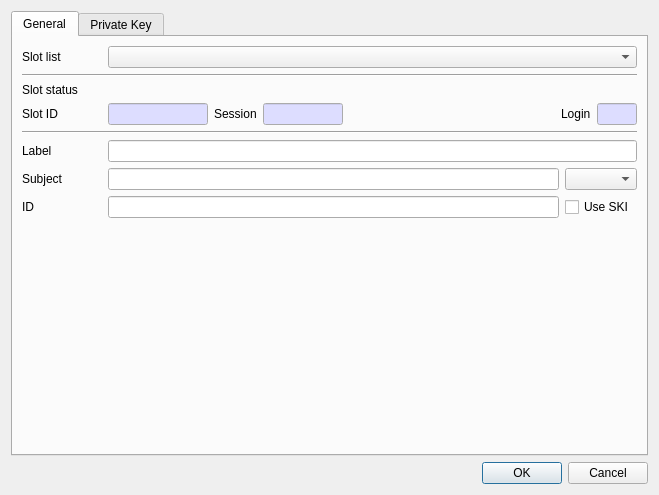
<?xml version="1.0" encoding="UTF-8"?>
<ui version="4.0">
 <class>CreateRSAPriKeyDlg</class>
 <widget class="QDialog" name="CreateRSAPriKeyDlg">
  <property name="geometry">
   <rect>
    <x>0</x>
    <y>0</y>
    <width>659</width>
    <height>474</height>
   </rect>
  </property>
  <property name="windowTitle">
   <string>Create RSA private key</string>
  </property>
  <layout class="QVBoxLayout" name="verticalLayout">
   <item>
    <widget class="QTabWidget" name="tabWidget">
     <property name="currentIndex">
      <number>0</number>
     </property>
     <widget class="QWidget" name="tab">
      <attribute name="title">
       <string>General</string>
      </attribute>
      <layout class="QVBoxLayout" name="verticalLayout_2">
       <item>
        <layout class="QGridLayout" name="gridLayout">
         <property name="topMargin">
          <number>0</number>
         </property>
         <item row="0" column="1">
          <widget class="QComboBox" name="mSlotsCombo">
           <property name="sizePolicy">
            <sizepolicy hsizetype="Preferred" vsizetype="Fixed">
             <horstretch>1</horstretch>
             <verstretch>0</verstretch>
            </sizepolicy>
           </property>
          </widget>
         </item>
         <item row="0" column="0">
          <widget class="QLabel" name="label">
           <property name="minimumSize">
            <size>
             <width>80</width>
             <height>0</height>
            </size>
           </property>
           <property name="text">
            <string>Slot list</string>
           </property>
          </widget>
         </item>
        </layout>
       </item>
       <item>
        <widget class="Line" name="line">
         <property name="orientation">
          <enum>Qt::Horizontal</enum>
         </property>
        </widget>
       </item>
       <item>
        <widget class="QLabel" name="label_2">
         <property name="text">
          <string>Slot status</string>
         </property>
        </widget>
       </item>
       <item>
        <layout class="QGridLayout" name="gridLayout_3">
         <property name="topMargin">
          <number>0</number>
         </property>
         <item row="0" column="3">
          <widget class="QLineEdit" name="mSessionText">
           <property name="maximumSize">
            <size>
             <width>80</width>
             <height>16777215</height>
            </size>
           </property>
           <property name="palette">
            <palette>
             <active>
              <colorrole role="Base">
               <brush brushstyle="SolidPattern">
                <color alpha="255">
                 <red>221</red>
                 <green>221</green>
                 <blue>255</blue>
                </color>
               </brush>
              </colorrole>
             </active>
             <inactive>
              <colorrole role="Base">
               <brush brushstyle="SolidPattern">
                <color alpha="255">
                 <red>221</red>
                 <green>221</green>
                 <blue>255</blue>
                </color>
               </brush>
              </colorrole>
             </inactive>
             <disabled>
              <colorrole role="Base">
               <brush brushstyle="SolidPattern">
                <color alpha="255">
                 <red>240</red>
                 <green>240</green>
                 <blue>240</blue>
                </color>
               </brush>
              </colorrole>
             </disabled>
            </palette>
           </property>
           <property name="readOnly">
            <bool>true</bool>
           </property>
          </widget>
         </item>
         <item row="0" column="5">
          <widget class="QLabel" name="label_8">
           <property name="text">
            <string>Login</string>
           </property>
          </widget>
         </item>
         <item row="0" column="2">
          <widget class="QLabel" name="label_7">
           <property name="text">
            <string>Session</string>
           </property>
          </widget>
         </item>
         <item row="0" column="1">
          <widget class="QLineEdit" name="mSlotIDText">
           <property name="maximumSize">
            <size>
             <width>100</width>
             <height>16777215</height>
            </size>
           </property>
           <property name="palette">
            <palette>
             <active>
              <colorrole role="Base">
               <brush brushstyle="SolidPattern">
                <color alpha="255">
                 <red>221</red>
                 <green>221</green>
                 <blue>255</blue>
                </color>
               </brush>
              </colorrole>
             </active>
             <inactive>
              <colorrole role="Base">
               <brush brushstyle="SolidPattern">
                <color alpha="255">
                 <red>221</red>
                 <green>221</green>
                 <blue>255</blue>
                </color>
               </brush>
              </colorrole>
             </inactive>
             <disabled>
              <colorrole role="Base">
               <brush brushstyle="SolidPattern">
                <color alpha="255">
                 <red>240</red>
                 <green>240</green>
                 <blue>240</blue>
                </color>
               </brush>
              </colorrole>
             </disabled>
            </palette>
           </property>
           <property name="readOnly">
            <bool>true</bool>
           </property>
          </widget>
         </item>
         <item row="0" column="0">
          <widget class="QLabel" name="label_3">
           <property name="minimumSize">
            <size>
             <width>80</width>
             <height>0</height>
            </size>
           </property>
           <property name="text">
            <string>Slot ID</string>
           </property>
          </widget>
         </item>
         <item row="0" column="6">
          <widget class="QLineEdit" name="mLoginText">
           <property name="maximumSize">
            <size>
             <width>40</width>
             <height>16777215</height>
            </size>
           </property>
           <property name="palette">
            <palette>
             <active>
              <colorrole role="Base">
               <brush brushstyle="SolidPattern">
                <color alpha="255">
                 <red>221</red>
                 <green>221</green>
                 <blue>255</blue>
                </color>
               </brush>
              </colorrole>
             </active>
             <inactive>
              <colorrole role="Base">
               <brush brushstyle="SolidPattern">
                <color alpha="255">
                 <red>221</red>
                 <green>221</green>
                 <blue>255</blue>
                </color>
               </brush>
              </colorrole>
             </inactive>
             <disabled>
              <colorrole role="Base">
               <brush brushstyle="SolidPattern">
                <color alpha="255">
                 <red>240</red>
                 <green>240</green>
                 <blue>240</blue>
                </color>
               </brush>
              </colorrole>
             </disabled>
            </palette>
           </property>
           <property name="readOnly">
            <bool>true</bool>
           </property>
          </widget>
         </item>
         <item row="0" column="4">
          <spacer name="horizontalSpacer">
           <property name="orientation">
            <enum>Qt::Horizontal</enum>
           </property>
           <property name="sizeHint" stdset="0">
            <size>
             <width>40</width>
             <height>20</height>
            </size>
           </property>
          </spacer>
         </item>
        </layout>
       </item>
       <item>
        <widget class="Line" name="line_2">
         <property name="orientation">
          <enum>Qt::Horizontal</enum>
         </property>
        </widget>
       </item>
       <item>
        <layout class="QGridLayout" name="gridLayout_4">
         <property name="topMargin">
          <number>0</number>
         </property>
         <item row="0" column="0">
          <widget class="QLabel" name="label_4">
           <property name="minimumSize">
            <size>
             <width>80</width>
             <height>0</height>
            </size>
           </property>
           <property name="text">
            <string>Label</string>
           </property>
          </widget>
         </item>
         <item row="2" column="1">
          <widget class="QLineEdit" name="mIDText"/>
         </item>
         <item row="2" column="0">
          <widget class="QLabel" name="label_6">
           <property name="text">
            <string>ID</string>
           </property>
          </widget>
         </item>
         <item row="1" column="0">
          <widget class="QLabel" name="label_5">
           <property name="text">
            <string>Subject</string>
           </property>
          </widget>
         </item>
         <item row="2" column="2">
          <widget class="QCheckBox" name="mUseSKICheck">
           <property name="text">
            <string>Use SKI</string>
           </property>
          </widget>
         </item>
         <item row="0" column="1" colspan="2">
          <widget class="QLineEdit" name="mLabelText"/>
         </item>
         <item row="1" column="1">
          <widget class="QLineEdit" name="mSubjectText"/>
         </item>
         <item row="1" column="2">
          <widget class="QComboBox" name="mSubjectTypeCombo"/>
         </item>
        </layout>
       </item>
       <item>
        <spacer name="verticalSpacer">
         <property name="orientation">
          <enum>Qt::Vertical</enum>
         </property>
         <property name="sizeHint" stdset="0">
          <size>
           <width>20</width>
           <height>40</height>
          </size>
         </property>
        </spacer>
       </item>
      </layout>
     </widget>
     <widget class="QWidget" name="tab_2">
      <attribute name="title">
       <string>Private Key</string>
      </attribute>
      <layout class="QVBoxLayout" name="verticalLayout_3">
       <item>
        <layout class="QGridLayout" name="gridLayout_6">
         <property name="topMargin">
          <number>0</number>
         </property>
         <item row="0" column="2">
          <widget class="QLabel" name="label_19">
           <property name="text">
            <string>Key Length</string>
           </property>
          </widget>
         </item>
         <item row="0" column="0">
          <widget class="QLabel" name="label_9">
           <property name="text">
            <string>Key value</string>
           </property>
          </widget>
         </item>
         <item row="0" column="1">
          <spacer name="horizontalSpacer_2">
           <property name="orientation">
            <enum>Qt::Horizontal</enum>
           </property>
           <property name="sizeHint" stdset="0">
            <size>
             <width>40</width>
             <height>20</height>
            </size>
           </property>
          </spacer>
         </item>
         <item row="0" column="4">
          <widget class="QLabel" name="label_20">
           <property name="text">
            <string>E</string>
           </property>
          </widget>
         </item>
         <item row="0" column="6">
          <widget class="QPushButton" name="mGenKeyBtn">
           <property name="text">
            <string>Gen Key</string>
           </property>
          </widget>
         </item>
         <item row="0" column="3">
          <widget class="QComboBox" name="mParamCombo"/>
         </item>
         <item row="0" column="5">
          <widget class="QLineEdit" name="mEText">
           <property name="minimumSize">
            <size>
             <width>60</width>
             <height>0</height>
            </size>
           </property>
           <property name="maximumSize">
            <size>
             <width>60</width>
             <height>16777215</height>
            </size>
           </property>
           <property name="maxLength">
            <number>8</number>
           </property>
          </widget>
         </item>
         <item row="0" column="7">
          <widget class="QPushButton" name="mFindKeyBtn">
           <property name="text">
            <string>Find Key</string>
           </property>
          </widget>
         </item>
        </layout>
       </item>
       <item>
        <widget class="Line" name="line_3">
         <property name="orientation">
          <enum>Qt::Horizontal</enum>
         </property>
        </widget>
       </item>
       <item>
        <layout class="QGridLayout" name="gridLayout_2">
         <property name="topMargin">
          <number>0</number>
         </property>
         <item row="1" column="0">
          <widget class="QLabel" name="label_11">
           <property name="text">
            <string>Public Exponent</string>
           </property>
          </widget>
         </item>
         <item row="2" column="0">
          <widget class="QLabel" name="label_12">
           <property name="text">
            <string>Private Exponent</string>
           </property>
          </widget>
         </item>
         <item row="5" column="0">
          <widget class="QLabel" name="label_15">
           <property name="text">
            <string>Exponent1</string>
           </property>
          </widget>
         </item>
         <item row="1" column="1">
          <widget class="QLineEdit" name="mPubExponentText"/>
         </item>
         <item row="7" column="0">
          <widget class="QLabel" name="label_17">
           <property name="text">
            <string>Coefficient</string>
           </property>
          </widget>
         </item>
         <item row="3" column="1">
          <widget class="QLineEdit" name="mPrime1Text"/>
         </item>
         <item row="4" column="1">
          <widget class="QLineEdit" name="mPrime2Text"/>
         </item>
         <item row="7" column="1">
          <widget class="QLineEdit" name="mCoefficientText"/>
         </item>
         <item row="3" column="0">
          <widget class="QLabel" name="label_13">
           <property name="text">
            <string>Prime1</string>
           </property>
          </widget>
         </item>
         <item row="6" column="0">
          <widget class="QLabel" name="label_16">
           <property name="text">
            <string>Exponent2</string>
           </property>
          </widget>
         </item>
         <item row="5" column="1">
          <widget class="QLineEdit" name="mExponent1Text"/>
         </item>
         <item row="6" column="1">
          <widget class="QLineEdit" name="mExponent2Text"/>
         </item>
         <item row="4" column="0">
          <widget class="QLabel" name="label_14">
           <property name="text">
            <string>Prime2</string>
           </property>
          </widget>
         </item>
         <item row="0" column="0">
          <widget class="QLabel" name="label_10">
           <property name="text">
            <string>Modules</string>
           </property>
          </widget>
         </item>
         <item row="2" column="1">
          <widget class="QLineEdit" name="mPriExponentText"/>
         </item>
         <item row="0" column="1">
          <widget class="QLineEdit" name="mModulesText"/>
         </item>
         <item row="0" column="2">
          <widget class="QLineEdit" name="mModulesLenText">
           <property name="minimumSize">
            <size>
             <width>40</width>
             <height>0</height>
            </size>
           </property>
           <property name="maximumSize">
            <size>
             <width>40</width>
             <height>16777215</height>
            </size>
           </property>
           <property name="palette">
            <palette>
             <active>
              <colorrole role="Base">
               <brush brushstyle="SolidPattern">
                <color alpha="255">
                 <red>221</red>
                 <green>221</green>
                 <blue>255</blue>
                </color>
               </brush>
              </colorrole>
             </active>
             <inactive>
              <colorrole role="Base">
               <brush brushstyle="SolidPattern">
                <color alpha="255">
                 <red>221</red>
                 <green>221</green>
                 <blue>255</blue>
                </color>
               </brush>
              </colorrole>
             </inactive>
             <disabled>
              <colorrole role="Base">
               <brush brushstyle="SolidPattern">
                <color alpha="255">
                 <red>240</red>
                 <green>240</green>
                 <blue>240</blue>
                </color>
               </brush>
              </colorrole>
             </disabled>
            </palette>
           </property>
           <property name="readOnly">
            <bool>true</bool>
           </property>
          </widget>
         </item>
         <item row="1" column="2">
          <widget class="QLineEdit" name="mPubExponentLenText">
           <property name="minimumSize">
            <size>
             <width>40</width>
             <height>0</height>
            </size>
           </property>
           <property name="maximumSize">
            <size>
             <width>40</width>
             <height>16777215</height>
            </size>
           </property>
           <property name="palette">
            <palette>
             <active>
              <colorrole role="Base">
               <brush brushstyle="SolidPattern">
                <color alpha="255">
                 <red>221</red>
                 <green>221</green>
                 <blue>255</blue>
                </color>
               </brush>
              </colorrole>
             </active>
             <inactive>
              <colorrole role="Base">
               <brush brushstyle="SolidPattern">
                <color alpha="255">
                 <red>221</red>
                 <green>221</green>
                 <blue>255</blue>
                </color>
               </brush>
              </colorrole>
             </inactive>
             <disabled>
              <colorrole role="Base">
               <brush brushstyle="SolidPattern">
                <color alpha="255">
                 <red>240</red>
                 <green>240</green>
                 <blue>240</blue>
                </color>
               </brush>
              </colorrole>
             </disabled>
            </palette>
           </property>
           <property name="readOnly">
            <bool>true</bool>
           </property>
          </widget>
         </item>
         <item row="2" column="2">
          <widget class="QLineEdit" name="mPriExponentLenText">
           <property name="minimumSize">
            <size>
             <width>40</width>
             <height>0</height>
            </size>
           </property>
           <property name="maximumSize">
            <size>
             <width>40</width>
             <height>16777215</height>
            </size>
           </property>
           <property name="palette">
            <palette>
             <active>
              <colorrole role="Base">
               <brush brushstyle="SolidPattern">
                <color alpha="255">
                 <red>221</red>
                 <green>221</green>
                 <blue>255</blue>
                </color>
               </brush>
              </colorrole>
             </active>
             <inactive>
              <colorrole role="Base">
               <brush brushstyle="SolidPattern">
                <color alpha="255">
                 <red>221</red>
                 <green>221</green>
                 <blue>255</blue>
                </color>
               </brush>
              </colorrole>
             </inactive>
             <disabled>
              <colorrole role="Base">
               <brush brushstyle="SolidPattern">
                <color alpha="255">
                 <red>240</red>
                 <green>240</green>
                 <blue>240</blue>
                </color>
               </brush>
              </colorrole>
             </disabled>
            </palette>
           </property>
           <property name="readOnly">
            <bool>true</bool>
           </property>
          </widget>
         </item>
         <item row="3" column="2">
          <widget class="QLineEdit" name="mPrime1LenText">
           <property name="minimumSize">
            <size>
             <width>40</width>
             <height>0</height>
            </size>
           </property>
           <property name="maximumSize">
            <size>
             <width>40</width>
             <height>16777215</height>
            </size>
           </property>
           <property name="palette">
            <palette>
             <active>
              <colorrole role="Base">
               <brush brushstyle="SolidPattern">
                <color alpha="255">
                 <red>221</red>
                 <green>221</green>
                 <blue>255</blue>
                </color>
               </brush>
              </colorrole>
             </active>
             <inactive>
              <colorrole role="Base">
               <brush brushstyle="SolidPattern">
                <color alpha="255">
                 <red>221</red>
                 <green>221</green>
                 <blue>255</blue>
                </color>
               </brush>
              </colorrole>
             </inactive>
             <disabled>
              <colorrole role="Base">
               <brush brushstyle="SolidPattern">
                <color alpha="255">
                 <red>240</red>
                 <green>240</green>
                 <blue>240</blue>
                </color>
               </brush>
              </colorrole>
             </disabled>
            </palette>
           </property>
           <property name="readOnly">
            <bool>true</bool>
           </property>
          </widget>
         </item>
         <item row="4" column="2">
          <widget class="QLineEdit" name="mPrime2LenText">
           <property name="minimumSize">
            <size>
             <width>40</width>
             <height>0</height>
            </size>
           </property>
           <property name="maximumSize">
            <size>
             <width>40</width>
             <height>16777215</height>
            </size>
           </property>
           <property name="palette">
            <palette>
             <active>
              <colorrole role="Base">
               <brush brushstyle="SolidPattern">
                <color alpha="255">
                 <red>221</red>
                 <green>221</green>
                 <blue>255</blue>
                </color>
               </brush>
              </colorrole>
             </active>
             <inactive>
              <colorrole role="Base">
               <brush brushstyle="SolidPattern">
                <color alpha="255">
                 <red>221</red>
                 <green>221</green>
                 <blue>255</blue>
                </color>
               </brush>
              </colorrole>
             </inactive>
             <disabled>
              <colorrole role="Base">
               <brush brushstyle="SolidPattern">
                <color alpha="255">
                 <red>240</red>
                 <green>240</green>
                 <blue>240</blue>
                </color>
               </brush>
              </colorrole>
             </disabled>
            </palette>
           </property>
           <property name="readOnly">
            <bool>true</bool>
           </property>
          </widget>
         </item>
         <item row="5" column="2">
          <widget class="QLineEdit" name="mExponent1LenText">
           <property name="minimumSize">
            <size>
             <width>40</width>
             <height>0</height>
            </size>
           </property>
           <property name="maximumSize">
            <size>
             <width>40</width>
             <height>16777215</height>
            </size>
           </property>
           <property name="palette">
            <palette>
             <active>
              <colorrole role="Base">
               <brush brushstyle="SolidPattern">
                <color alpha="255">
                 <red>221</red>
                 <green>221</green>
                 <blue>255</blue>
                </color>
               </brush>
              </colorrole>
             </active>
             <inactive>
              <colorrole role="Base">
               <brush brushstyle="SolidPattern">
                <color alpha="255">
                 <red>221</red>
                 <green>221</green>
                 <blue>255</blue>
                </color>
               </brush>
              </colorrole>
             </inactive>
             <disabled>
              <colorrole role="Base">
               <brush brushstyle="SolidPattern">
                <color alpha="255">
                 <red>240</red>
                 <green>240</green>
                 <blue>240</blue>
                </color>
               </brush>
              </colorrole>
             </disabled>
            </palette>
           </property>
           <property name="readOnly">
            <bool>true</bool>
           </property>
          </widget>
         </item>
         <item row="6" column="2">
          <widget class="QLineEdit" name="mExponent2LenText">
           <property name="minimumSize">
            <size>
             <width>40</width>
             <height>0</height>
            </size>
           </property>
           <property name="maximumSize">
            <size>
             <width>40</width>
             <height>16777215</height>
            </size>
           </property>
           <property name="palette">
            <palette>
             <active>
              <colorrole role="Base">
               <brush brushstyle="SolidPattern">
                <color alpha="255">
                 <red>221</red>
                 <green>221</green>
                 <blue>255</blue>
                </color>
               </brush>
              </colorrole>
             </active>
             <inactive>
              <colorrole role="Base">
               <brush brushstyle="SolidPattern">
                <color alpha="255">
                 <red>221</red>
                 <green>221</green>
                 <blue>255</blue>
                </color>
               </brush>
              </colorrole>
             </inactive>
             <disabled>
              <colorrole role="Base">
               <brush brushstyle="SolidPattern">
                <color alpha="255">
                 <red>240</red>
                 <green>240</green>
                 <blue>240</blue>
                </color>
               </brush>
              </colorrole>
             </disabled>
            </palette>
           </property>
           <property name="readOnly">
            <bool>true</bool>
           </property>
          </widget>
         </item>
         <item row="7" column="2">
          <widget class="QLineEdit" name="mCoefficientLenText">
           <property name="minimumSize">
            <size>
             <width>40</width>
             <height>0</height>
            </size>
           </property>
           <property name="maximumSize">
            <size>
             <width>40</width>
             <height>16777215</height>
            </size>
           </property>
           <property name="palette">
            <palette>
             <active>
              <colorrole role="Base">
               <brush brushstyle="SolidPattern">
                <color alpha="255">
                 <red>221</red>
                 <green>221</green>
                 <blue>255</blue>
                </color>
               </brush>
              </colorrole>
             </active>
             <inactive>
              <colorrole role="Base">
               <brush brushstyle="SolidPattern">
                <color alpha="255">
                 <red>221</red>
                 <green>221</green>
                 <blue>255</blue>
                </color>
               </brush>
              </colorrole>
             </inactive>
             <disabled>
              <colorrole role="Base">
               <brush brushstyle="SolidPattern">
                <color alpha="255">
                 <red>240</red>
                 <green>240</green>
                 <blue>240</blue>
                </color>
               </brush>
              </colorrole>
             </disabled>
            </palette>
           </property>
           <property name="readOnly">
            <bool>true</bool>
           </property>
          </widget>
         </item>
        </layout>
       </item>
       <item>
        <widget class="Line" name="line_4">
         <property name="orientation">
          <enum>Qt::Horizontal</enum>
         </property>
        </widget>
       </item>
       <item>
        <widget class="QLabel" name="label_18">
         <property name="text">
          <string>Attributes</string>
         </property>
        </widget>
       </item>
       <item>
        <layout class="QGridLayout" name="gridLayout_5">
         <property name="topMargin">
          <number>0</number>
         </property>
         <item row="1" column="3">
          <widget class="QComboBox" name="mModifiableCombo"/>
         </item>
         <item row="2" column="4">
          <widget class="QCheckBox" name="mTokenCheck">
           <property name="text">
            <string notr="true">Token</string>
           </property>
          </widget>
         </item>
         <item row="2" column="5">
          <widget class="QComboBox" name="mTokenCombo"/>
         </item>
         <item row="1" column="2">
          <widget class="QCheckBox" name="mModifiableCheck">
           <property name="text">
            <string notr="true">Modifiable</string>
           </property>
          </widget>
         </item>
         <item row="1" column="1">
          <widget class="QComboBox" name="mUnwrapCombo"/>
         </item>
         <item row="0" column="5">
          <widget class="QComboBox" name="mSignCombo"/>
         </item>
         <item row="2" column="1">
          <widget class="QComboBox" name="mDeriveCombo"/>
         </item>
         <item row="1" column="0">
          <widget class="QCheckBox" name="mUnwrapCheck">
           <property name="text">
            <string notr="true">Unwrap</string>
           </property>
          </widget>
         </item>
         <item row="0" column="3">
          <widget class="QComboBox" name="mDecryptCombo"/>
         </item>
         <item row="0" column="4">
          <widget class="QCheckBox" name="mSignCheck">
           <property name="text">
            <string notr="true">Sign</string>
           </property>
          </widget>
         </item>
         <item row="0" column="0">
          <widget class="QCheckBox" name="mPrivateCheck">
           <property name="text">
            <string notr="true">Private</string>
           </property>
          </widget>
         </item>
         <item row="2" column="0">
          <widget class="QCheckBox" name="mDeriveCheck">
           <property name="text">
            <string notr="true">Derive</string>
           </property>
          </widget>
         </item>
         <item row="2" column="2">
          <widget class="QCheckBox" name="mExtractableCheck">
           <property name="text">
            <string notr="true">Extractable</string>
           </property>
          </widget>
         </item>
         <item row="1" column="4">
          <widget class="QCheckBox" name="mSensitiveCheck">
           <property name="text">
            <string notr="true">Sensitive</string>
           </property>
          </widget>
         </item>
         <item row="1" column="5">
          <widget class="QComboBox" name="mSensitiveCombo"/>
         </item>
         <item row="0" column="2">
          <widget class="QCheckBox" name="mDecryptCheck">
           <property name="text">
            <string notr="true">Decrypt</string>
           </property>
          </widget>
         </item>
         <item row="2" column="3">
          <widget class="QComboBox" name="mExtractableCombo"/>
         </item>
         <item row="0" column="1">
          <widget class="QComboBox" name="mPrivateCombo"/>
         </item>
         <item row="3" column="5">
          <widget class="QDateEdit" name="mEndDateEdit"/>
         </item>
         <item row="3" column="4">
          <widget class="QCheckBox" name="mEndDateCheck">
           <property name="text">
            <string>EndDate</string>
           </property>
          </widget>
         </item>
         <item row="3" column="3">
          <widget class="QDateEdit" name="mStartDateEdit"/>
         </item>
         <item row="3" column="2">
          <widget class="QCheckBox" name="mStartDateCheck">
           <property name="text">
            <string>StartDate</string>
           </property>
          </widget>
         </item>
         <item row="3" column="0">
          <widget class="QCheckBox" name="mSignRecoverCheck">
           <property name="text">
            <string>SignRecover</string>
           </property>
          </widget>
         </item>
         <item row="3" column="1">
          <widget class="QComboBox" name="mSignRecoverCombo"/>
         </item>
        </layout>
       </item>
       <item>
        <spacer name="verticalSpacer_2">
         <property name="orientation">
          <enum>Qt::Vertical</enum>
         </property>
         <property name="sizeHint" stdset="0">
          <size>
           <width>20</width>
           <height>40</height>
          </size>
         </property>
        </spacer>
       </item>
      </layout>
     </widget>
    </widget>
   </item>
   <item>
    <widget class="QDialogButtonBox" name="buttonBox">
     <property name="orientation">
      <enum>Qt::Horizontal</enum>
     </property>
     <property name="standardButtons">
      <set>QDialogButtonBox::Cancel|QDialogButtonBox::Ok</set>
     </property>
    </widget>
   </item>
  </layout>
 </widget>
 <tabstops>
  <tabstop>tabWidget</tabstop>
  <tabstop>mSlotsCombo</tabstop>
  <tabstop>mSlotIDText</tabstop>
  <tabstop>mSessionText</tabstop>
  <tabstop>mLoginText</tabstop>
  <tabstop>mLabelText</tabstop>
  <tabstop>mSubjectText</tabstop>
  <tabstop>mIDText</tabstop>
  <tabstop>mModulesText</tabstop>
  <tabstop>mModulesLenText</tabstop>
  <tabstop>mPubExponentText</tabstop>
  <tabstop>mPubExponentLenText</tabstop>
  <tabstop>mPriExponentText</tabstop>
  <tabstop>mPriExponentLenText</tabstop>
  <tabstop>mPrime1Text</tabstop>
  <tabstop>mPrime1LenText</tabstop>
  <tabstop>mPrime2Text</tabstop>
  <tabstop>mPrime2LenText</tabstop>
  <tabstop>mExponent1Text</tabstop>
  <tabstop>mExponent1LenText</tabstop>
  <tabstop>mExponent2Text</tabstop>
  <tabstop>mExponent2LenText</tabstop>
  <tabstop>mCoefficientText</tabstop>
  <tabstop>mCoefficientLenText</tabstop>
  <tabstop>mPrivateCheck</tabstop>
  <tabstop>mPrivateCombo</tabstop>
  <tabstop>mDecryptCheck</tabstop>
  <tabstop>mDecryptCombo</tabstop>
  <tabstop>mSignCheck</tabstop>
  <tabstop>mSignCombo</tabstop>
  <tabstop>mUnwrapCheck</tabstop>
  <tabstop>mUnwrapCombo</tabstop>
  <tabstop>mModifiableCheck</tabstop>
  <tabstop>mModifiableCombo</tabstop>
  <tabstop>mSensitiveCheck</tabstop>
  <tabstop>mSensitiveCombo</tabstop>
  <tabstop>mDeriveCheck</tabstop>
  <tabstop>mDeriveCombo</tabstop>
  <tabstop>mExtractableCheck</tabstop>
  <tabstop>mExtractableCombo</tabstop>
  <tabstop>mTokenCheck</tabstop>
  <tabstop>mTokenCombo</tabstop>
 </tabstops>
 <resources/>
 <connections>
  <connection>
   <sender>buttonBox</sender>
   <signal>accepted()</signal>
   <receiver>CreateRSAPriKeyDlg</receiver>
   <slot>accept()</slot>
   <hints>
    <hint type="sourcelabel">
     <x>248</x>
     <y>254</y>
    </hint>
    <hint type="destinationlabel">
     <x>157</x>
     <y>274</y>
    </hint>
   </hints>
  </connection>
  <connection>
   <sender>buttonBox</sender>
   <signal>rejected()</signal>
   <receiver>CreateRSAPriKeyDlg</receiver>
   <slot>reject()</slot>
   <hints>
    <hint type="sourcelabel">
     <x>316</x>
     <y>260</y>
    </hint>
    <hint type="destinationlabel">
     <x>286</x>
     <y>274</y>
    </hint>
   </hints>
  </connection>
 </connections>
</ui>
